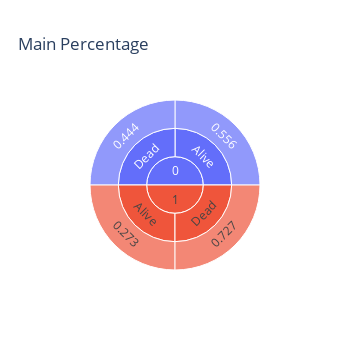
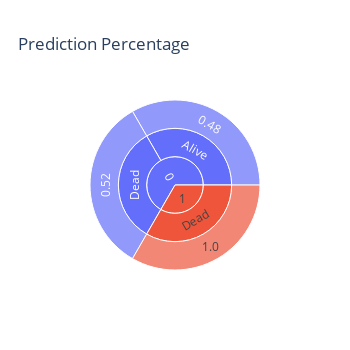

Here is the notebook cell these charts were saved with, in order:
### Code cell
sunburst('isPopular')

### Figure 1 — Plotly figure (JSON) as saved in the notebook; plotly's stock layout.template omitted (floating-point values rounded to 4 significant figures)
{"data": [{"branchvalues": "total", "domain": {"x": [0, 1], "y": [0, 1]}, "hovertemplate": "labels=%{label}<br>count=%{value}<br>parent=%{parent}<br>id=%{id}<extra></extra>", "ids": ["1/Alive/0.273", "0/Dead/0.444", "0/Alive/0.556", "1/Dead/0.727", "0/Alive", "1/Alive", "0/Dead", "1/Dead", "0", "1"], "labels": ["0.273", "0.444", "0.556", "0.727", "Alive", "Alive", "Dead", "Dead", "0", "1"], "name": "", "parents": ["1/Alive", "0/Dead", "0/Alive", "1/Dead", "0", "1", "0", "1", "", ""], "type": "sunburst", "values": [1, 1, 1, 1, 1, 1, 1, 1, 2, 2]}], "layout": {"height": 350, "legend": {"tracegroupgap": 0}, "title": {"text": "Main Percentage"}, "width": 350}}

### Figure 2 — Plotly figure (JSON) as saved in the notebook; plotly's stock layout.template omitted (floating-point values rounded to 4 significant figures)
{"data": [{"branchvalues": "total", "domain": {"x": [0, 1], "y": [0, 1]}, "hovertemplate": "labels=%{label}<br>count=%{value}<br>parent=%{parent}<br>id=%{id}<extra></extra>", "ids": ["0/Alive/0.48", "0/Dead/0.52", "1/Dead/1.0", "0/Alive", "0/Dead", "1/Dead", "0", "1"], "labels": ["0.48", "0.52", "1.0", "Alive", "Dead", "Dead", "0", "1"], "name": "", "parents": ["0/Alive", "0/Dead", "1/Dead", "0", "0", "1", "", ""], "type": "sunburst", "values": [1, 1, 1, 1, 1, 1, 2, 1]}], "layout": {"height": 350, "legend": {"tracegroupgap": 0}, "title": {"text": "Prediction Percentage"}, "width": 350}}
